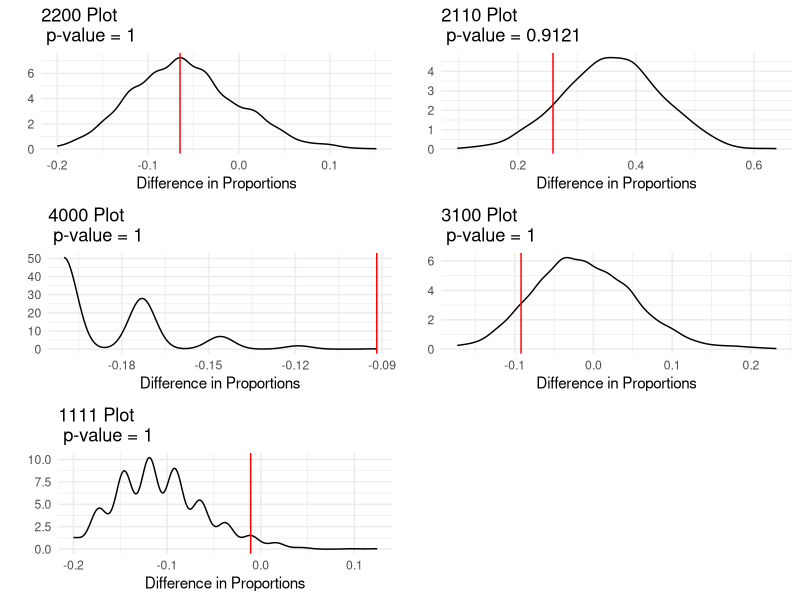

R code for this plot:
## ---- chunk 1
library(tidyverse)
library(gridExtra)
knitr::opts_chunk$set(echo = TRUE)
## ---- chunk 2
res <- tibble(pattern=c("4,0,0,0","3,1,0,0","2,2,0,0","2,1,1,0","1,1,1,1"),
              count=c(4,4,5,17,7)) %>% 
  mutate(portion=count/sum(count))

knitr::kable(res,digits=3,colnames=c("Pattern","Count","Portion"))


## ---- chunk 3

get_pattern <- function(x){
  x_tbl <- table(x)
  x_tbl_max <- max(x_tbl)
  x_tbl_len <- length(x_tbl)
  pattern <- "poops"
  if(x_tbl_max == 4){
    pattern <- "4,0,0,0"
  } else if(x_tbl_max == 3){
    pattern <- "3,1,0,0"
  } else if(x_tbl_max == 1){
    pattern <- "1,1,1,1"
  } else if(x_tbl_max == 2){
    if(x_tbl_len == 2){
      pattern <- "2,2,0,0"
    } else if(x_tbl_len == 3){
      pattern <- "2,1,1,0"
    } else{
      pattern <- "oops"
    }
    
  } else{
    pattern <- "oops"
  }
  return(pattern)
}

# test the function
test <- sample(4, replace=T)
get_pattern(test)

## ---- chunk 4

# under independence assumption, each pattern should have an expected proportion of 0.2
get.prop.diff <- function(x, specific_pattern){
  var.obs.score <- x$portion[x$pattern==specific_pattern]
  var.exp.score <- 0.2
  return(var.obs.score - var.exp.score)
}

## ---- chunk 5

# assign counts based on random sampling
assign_count <- function(x, sim_pattern) {
  if (sim_pattern == "4,0,0,0") {
    x$count[x$pattern == "4,0,0,0"] <- x$count[x$pattern == "4,0,0,0"] + 1
  } else if (sim_pattern == "3,1,0,0") {
    x$count[x$pattern == "3,1,0,0"] <- x$count[x$pattern == "3,1,0,0"] + 1
  } else if (sim_pattern == "2,2,0,0") {
    x$count[x$pattern == "2,2,0,0"] <- x$count[x$pattern == "2,2,0,0"] + 1
  } else if (sim_pattern == "2,1,1,0") {
    x$count[x$pattern == "2,1,1,0"] <- x$count[x$pattern == "2,1,1,0"] + 1
  } else if (sim_pattern == "1,1,1,1") {
    x$count[x$pattern == "1,1,1,1"] <- x$count[x$pattern == "1,1,1,1"] + 1
  }
  return(x)
}
## ---- chunk 6

overall_simulation <- function(x, specific_pattern, n.sim){
  n.patterns <- 37

  actual.value <- get.prop.diff(res, specific_pattern)

  results <- tibble(statistic = c(actual.value, rep(NA, n.sim)))

  for (i in 2:nrow(results)) {
    
    # reset new.d for each new experiment
    new.d <- res %>% 
      select(pattern, count, portion) %>%
      mutate(count = 0, portion = 0)
  
    # simulate 1 experiment made up of 37 trials of getting patterns
    for (j in 1:n.patterns) {
      sim_choices <- sample(4, replace = TRUE)  # simulate bees' choices
      sim_pattern <- get_pattern(sim_choices)
      new.d <- assign_count(new.d, sim_pattern)
      new.d$portion <- new.d$count / sum(new.d$count)
    }
    
    # append to results
    results$statistic[i] <- get.prop.diff(new.d, specific_pattern)
  }

  pval = mean(abs(results$statistic) >= actual.value)
  return(list(results = results, pval = pval, actual.value = actual.value))
}

## ---- chunk 7
pattern_4000 <- "4,0,0,0"
pattern_3100 <- "3,1,0,0"
pattern_2200 <- "2,2,0,0"
pattern_2110 <- "2,1,1,0"
pattern_1111 <- "1,1,1,1"

n.sim <- 1000

results_2200 <- overall_simulation(res, pattern_2200, n.sim)
p1 <- ggplot(results_2200$results,
             aes(x=statistic)) +
  geom_density() +
  geom_vline(xintercept=results_2200$actual.value,color="red") +
  theme_minimal() +
  ggtitle(paste("2200 Plot", "\n", "p-value =", round(results_2200$pval, 4))) +
  labs(x="Difference in Proportions",
       y="")
  
results_2110 <- overall_simulation(res, pattern_2110, n.sim)
p2 <- ggplot(results_2110$results,
             aes(x=statistic)) +
  geom_density() +
  geom_vline(xintercept=results_2110$actual.value,color="red") +
  theme_minimal() +
  ggtitle(paste("2110 Plot", "\n", "p-value =", round(results_2110$pval, 4))) +
  labs(x="Difference in Proportions",
       y="")
  
results_4000 <- overall_simulation(res, pattern_4000, n.sim)
p3 <- ggplot(results_4000$results,
             aes(x=statistic)) +
  geom_density() +
  geom_vline(xintercept=results_4000$actual.value,color="red") +
  theme_minimal() +
  ggtitle(paste("4000 Plot", "\n", "p-value =", round(results_4000$pval, 4))) +
  labs(x="Difference in Proportions",
       y="")
  
results_3100 <- overall_simulation(res, pattern_3100, n.sim)
p4 <- ggplot(results_3100$results,
             aes(x=statistic)) +
  geom_density() +
  geom_vline(xintercept=results_3100$actual.value,color="red") +
  theme_minimal() +
  ggtitle(paste("3100 Plot", "\n", "p-value =", round(results_3100$pval, 4))) +
  labs(x="Difference in Proportions",
       y="")

results_1111 <- overall_simulation(res, pattern_1111, n.sim)
p5 <- ggplot(results_1111$results,
             aes(x=statistic)) +
  geom_density() +
  geom_vline(xintercept=results_1111$actual.value,color="red") +
  theme_minimal() +
  ggtitle(paste("1111 Plot", "\n", "p-value =", round(results_1111$pval, 4))) +
  labs(x="Difference in Proportions",
       y="")
  

# Overlay plots
grid.arrange(p1, p2, p3, p4, p5, ncol = 2)
 
## ---- chunk 8

# Pull things out of function to test on a single pattern

# test_pattern <- pattern_2110
# 
# n.sim <- 1000
# n.patterns <- 37
# 
# actual.value <- get.prop.diff(res, test_pattern)
# 
# results <- tibble(statistic = c(actual.value, rep(NA, n.sim)))
# 
# for (i in 2:nrow(results)) {
#   
#   # reset new.d for each new experiment
#   new.d <- res %>% 
#     select(pattern, count, portion) %>%
#     mutate(count = 0, portion = 0)
# 
#   # simulate 1 experiment, made up of 37 trials of getting patterns
#   for (j in 1:n.patterns) {
#     sim_choices <- sample(4, replace = TRUE)  # simulate bees' choices
#     sim_pattern <- get_pattern(sim_choices)
#     new.d <- assign_count(new.d, sim_pattern)
#     new.d$portion <- new.d$count / sum(new.d$count)
#   }
#   
#   # append to results
#   results$statistic[i] <- get.prop.diff(new.d, test_pattern)
# }
# 
# pval = mean(abs(results$statistic) >= actual.value)
# 
# ggplot(results,
#        aes(x=statistic)) +
#   geom_density() +
#   geom_vline(xintercept=actual.value,color="red") +
#   theme_minimal() +
#   ggtitle(paste("Test Plot", "\n", "p-value =", round(pval, 4))) +
#   labs(x="Difference in Proportions",
#        y="")



